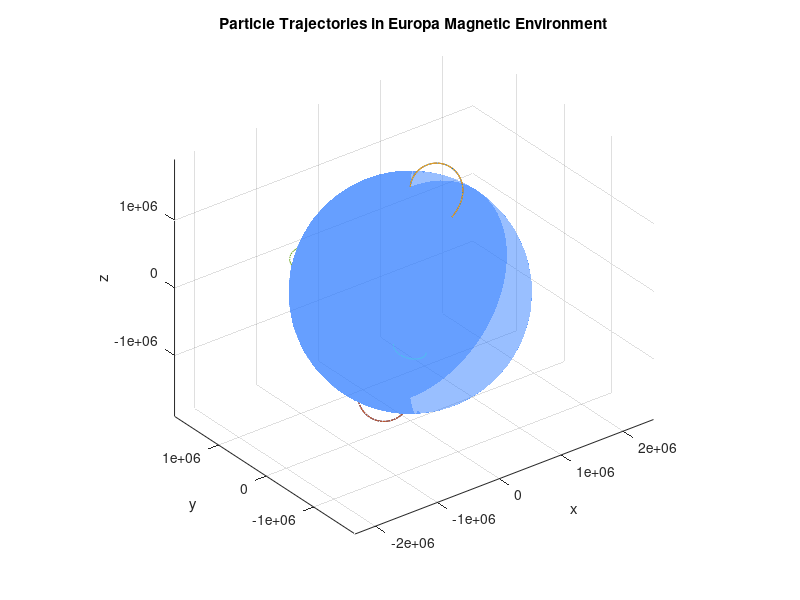
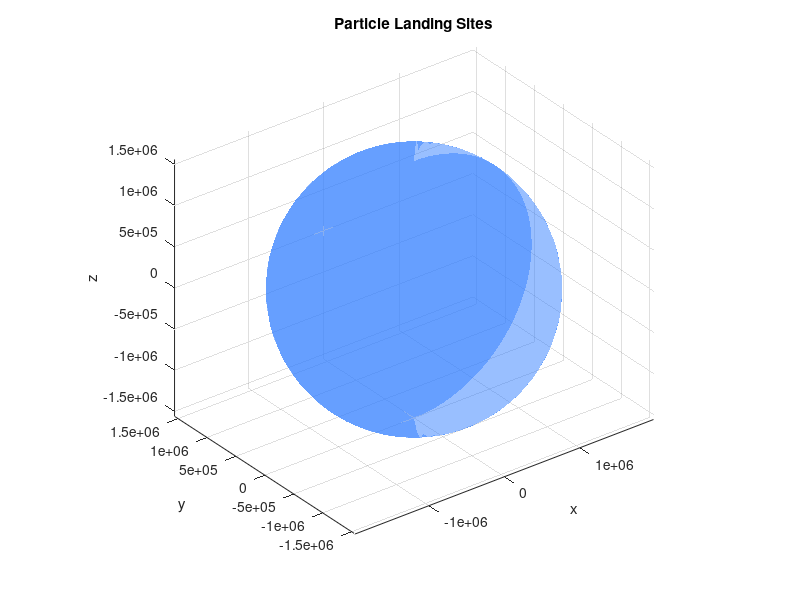

These figures' MATLAB source, in order: (Note: this script raises an error after producing the figures.)
% constants

q = 1.602e-19;              % charge of proton (C)
m = 1.67262192e-27;         % mass of proton (kg)
c = 299792458;              % speed of light (m/s)

omega = 2*pi/(11.23*3600);  % Synodic frequency in rad/s

% simulation parameters
% numsteps = round(abs(period / timestep));   % number of time steps
numsteps = 10000;               % doesnt tend to get to above number
period = 2 * pi / omega;        % modelling a synodic period
time = linspace(0, period, numsteps);

% 100 timesteps per gyration, 3.65.. is computed average primary B field
timestep = -2 * pi * m / (50 * q * 3.659 * 10^-7); 

B0_vec = [75 * 10 ^-9; 200 * 10 ^-9; 0];
% 75 nT azimuthal, 200 nT radial, using Zimmer coords
% (-350 nT constant added to North-South (z) in upcoming loop)
B_prim = real(B0_vec .* exp(1i * omega * time));
B_prim(3,:) = -350 * 10^-9;

A = 1;
phi = 0;

mu0 = 4*pi*1e-7;  % vacuum permeability
R_E = 1560e3;     % Europa radius in meters

% induced dipole moment magnitude
M0 = -(4*pi/mu0) * A * exp(1i*phi) * B_prim .* (R_E^3)/2;
M_real = real(M0);

% define function to compute secondary magnetic field at a point
r_hat = @(r) r / norm(r);
B_sec = @(r, M) (mu0/(4*pi)) * (3*dot(r_hat(r), M)*r_hat(r) - M) / norm(r)^3;

E = [0; 0; 0]; % not using E-field yet, left here for boris method computation

% grid parameters
theta_list = 90:-90:-90;   % latitude
phi_list   = 0:120:359;    % longitude

alpha_list = 0;    % incidence angles relative to normal (in degrees)
beta_list  = 0;    % directions in tangent plane (in degrees)

v0 = 10000000;

% counting total vectors produced
num_points = length(theta_list) * length(phi_list);
num_directions = length(alpha_list) * length(beta_list);
N_total = num_points * num_directions;

positions = zeros(N_total, 3);
velocities = zeros(N_total, 3);

index = 1;

for i = 1:length(theta_list)
    theta = deg2rad(theta_list(i));

    for j = 1:length(phi_list)
        phi = deg2rad(phi_list(j));

        % sphere position
        x = R_E * cos(theta) * cos(phi);
        y = R_E * cos(theta) * sin(phi);
        z = R_E * sin(theta);
        point = [x, y, z];

        % normal vector (outward)
        n = [x, y, z] / R_E;

        % local tangent basis
        e_theta = [-sin(theta)*cos(phi), -sin(theta)*sin(phi), cos(theta)];
        e_phi   = [-sin(phi), cos(phi), 0];

        % loop over incidence angles and directions
        for k = 1:length(alpha_list)
            alpha = deg2rad(alpha_list(k));

            for a = 1:length(beta_list)
                beta = deg2rad(beta_list(a));

                % tilted vector (inward direction)
                v = cos(alpha)*(-n) + sin(alpha)*(cos(beta)*e_theta + sin(beta)*e_phi);

                % storing positions and velocities
                positions(index, :) = point;
                velocities(index, :) = v;

                index = index + 1;
            end
        end
    end
end

r = zeros(3, numsteps, N_total);     % position (m)
v = zeros(3, numsteps, N_total);     % velocity (m/s)

r(:, 1, :) = transpose(positions);          % final position
v(:, 1, :) = transpose(velocities) .* v0;   % final velocity

num_recorded = ones(N_total, 1); 
escaped = ones(N_total, 1); % tracking if each particle is traced back to Europa or not
impact_coords = zeros(N_total, 6); % coords of before and after going through surface

for p_index = 1:N_total
    for u = 1:numsteps-1
        r_now = r(:,u,p_index);

        % magnetic field at this position and time
        B = B_sec(r_now, M_real(:,u)) + B_prim(:,u);
        E_now = E;  % still zero for now

        % current velocity and momentum
        v_now = v(:,u,p_index);
        p_now = m * v_now / sqrt(1 - norm(v_now)^2 / c^2);  % relativistic momentum

        % step 1: half electric field push
        p_minus = p_now + (q * timestep / 2) * E_now;

        % step 2: magnetic rotation (Boris rotation in momentum space)
        gamma_minus = sqrt(1 + norm(p_minus)^2 / (m^2 * c^2));
        t = (q * timestep / (2 * m * gamma_minus)) * B;
        t_mag2 = dot(t, t);
        s = 2 * t / (1 + t_mag2);

        % p' = p_minus + p_minus x t
        p_prime = p_minus + cross(p_minus, t);
        % p_plus = p_minus + (p_prime x s)
        p_plus = p_minus + cross(p_prime, s);

        % step 3: second half electric field push
        p_new = p_plus + (q * timestep / 2) * E_now;

        % final momentum and velocity update
        gamma_new = sqrt(1 + norm(p_new)^2 / (m^2 * c^2));
        v_new = p_new / (gamma_new * m);

        % update position using updated velocity
        r(:,u+1,p_index) = r(:,u,p_index) + v_new * timestep;

        % store velocity
        v(:,u+1,p_index) = v_new;

        % track number of steps
        num_recorded(p_index) = num_recorded(p_index) + 1;

        % stop if particle hits Europa or escapes
        r_norm = norm(r(:,u+1,p_index));
        if r_norm < R_E || r_norm > 10 * R_E
            escaped(p_index) = 0;
            impact_coords(p_index, 1:3) = r(:,u,p_index);
            impact_coords(p_index, 4:6) = r(:,u+1,p_index);
            break
        end
    end
end

% plotting
figure;
hold on
xlabel('x'); ylabel('y'); zlabel('z')
title('Particle Trajectories in Europa Magnetic Environment')

% adding Europa sphere
[xs, ys, zs] = sphere(50);  % higher resolution sphere
surf(R_E * xs, R_E * ys, R_E * zs, ...
    'FaceColor', [0.2 0.5 1], ...     % easy-ish to see blue
    'EdgeColor', 'none', ...
    'FaceAlpha', 0.5);               % semi-transparent

% set view and axis
axis equal
grid on
view(3)

for i = 1:N_total
    plot3(r(1, 1:num_recorded(i), i), r(2, 1:num_recorded(i), i), ...
        r(3, 1:num_recorded(i), i))
end
hold off



figure;
hold on
xlabel('x'); ylabel('y'); zlabel('z')
title('Particle Landing Sites')
surf(R_E * xs, R_E * ys, R_E * zs, ...
    'FaceColor', [0.2 0.5 1], ...     % easy-ish to see blue
    'EdgeColor', 'none', ...
    'FaceAlpha', 0.5);               % semi-transparent

% set view and axis
axis equal
grid on
view(3)

interp_line = linspace(0, 1, 100);

for i = 1:N_total
    if escaped(i) == 0
        
        direction_vector = impact_coords(i,4:6) - impact_coords(i,1:3);

        % Solve the quadratic equation
        syms f
        equation = sum((impact_coords(i,1:3) + f * direction_vector).^2) == R_E^2;
        solutions_f = solve(equation, f);
        
        % Filter for valid solutions (0 <= t <= 1)
        valid_f = double(solutions_f(solutions_f >= 0 & solutions_f <= 1));
        
        % Retrieve the interpolated point(s)
        if ~isempty(valid_f)
            interpolated_point = impact_coords(i,1:3) + valid_f(1) * direction_vector; 
            % If multiple solutions, take the first one
            plot3(interpolated_point(1), interpolated_point(2), interpolated_point(3),...
                'o', 'MarkerSize', 3, 'LineWidth', 3)
        end
    end
end
hold off